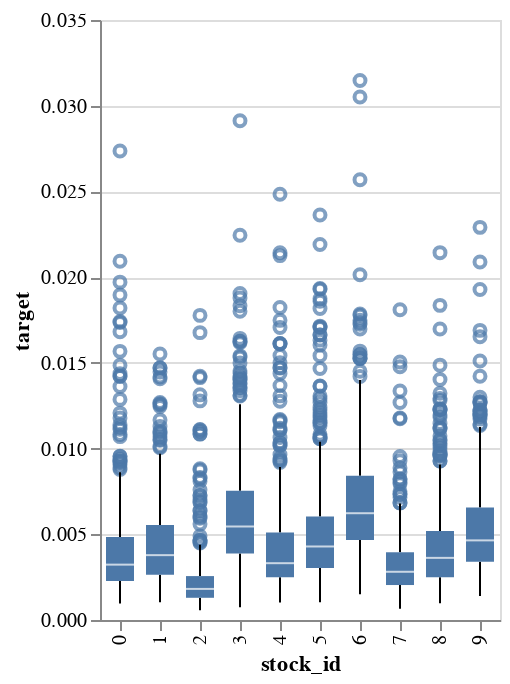

Here is the notebook cell this chart was saved with:
### Code cell
df_sample = df_train_all.reset_index().query('stock_id < 10').sample(5000)[['stock_id', 'target']]
alt.Chart(df_sample).mark_boxplot().encode(
    x='stock_id:O',
    y='target:Q'
)

### Figure 1 — Vega-Lite specification as saved in the notebook (floating-point values rounded to 4 significant figures; data arrays with more than 128 entries replaced by an {"elided": "..."} marker saying what was removed)
{"config": {"view": {"continuousWidth": 400, "continuousHeight": 300}}, "data": {"name": "data-b91247492e802c2cf2ebf780d0101a5d"}, "mark": "boxplot", "encoding": {"x": {"type": "ordinal", "field": "stock_id"}, "y": {"type": "quantitative", "field": "target"}}, "$schema": "https://vega.github.io/schema/vega-lite/v4.8.1.json", "datasets": {"data-b91247492e802c2cf2ebf780d0101a5d": {"elided": "5000 records"}}}
